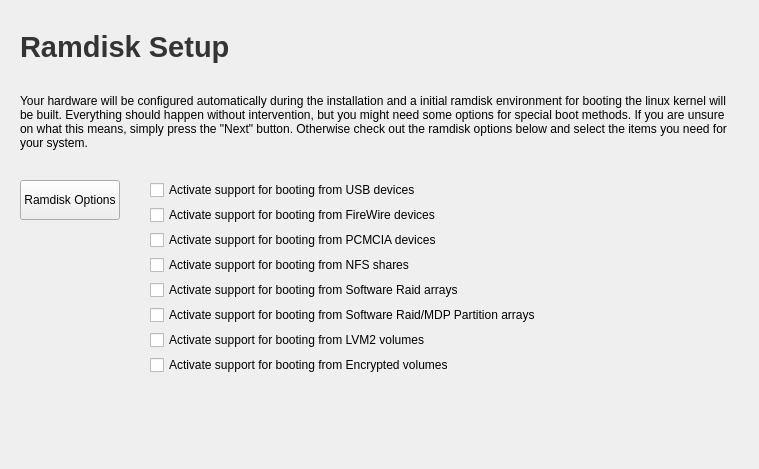
<ui version="4.0" >
 <class>installerInit</class>
 <widget class="QWidget" name="installerInit" >
  <property name="geometry" >
   <rect>
    <x>0</x>
    <y>0</y>
    <width>759</width>
    <height>469</height>
   </rect>
  </property>
  <property name="windowTitle" >
   <string>Ramdisk</string>
  </property>
  <layout class="QVBoxLayout" name="verticalLayout_3" >
   <property name="spacing" >
    <number>30</number>
   </property>
   <property name="leftMargin" >
    <number>20</number>
   </property>
   <property name="topMargin" >
    <number>30</number>
   </property>
   <property name="rightMargin" >
    <number>20</number>
   </property>
   <property name="bottomMargin" >
    <number>30</number>
   </property>
   <item>
    <layout class="QHBoxLayout" name="horizontalLayout_2" >
     <property name="topMargin" >
      <number>0</number>
     </property>
     <item>
      <widget class="QLabel" name="label" >
       <property name="maximumSize" >
        <size>
         <width>16777215</width>
         <height>50</height>
        </size>
       </property>
       <property name="text" >
        <string>&lt;!DOCTYPE HTML PUBLIC "-//W3C//DTD HTML 4.0//EN" "http://www.w3.org/TR/REC-html40/strict.dtd">
&lt;html>&lt;head>&lt;meta name="qrichtext" content="1" />&lt;style type="text/css">
p, li { white-space: pre-wrap; }
&lt;/style>&lt;/head>&lt;body style=" font-family:'Bitstream Vera Sans'; font-size:9pt; font-weight:400; font-style:normal;">
&lt;p style=" margin-top:0px; margin-bottom:0px; margin-left:0px; margin-right:0px; -qt-block-indent:0; text-indent:0px; font-family:'Sans Serif'; font-size:10pt;">&lt;span style=" font-size:22pt; font-weight:600; color:#343434;">Ramdisk Setup&lt;/span>&lt;/p>&lt;/body>&lt;/html></string>
       </property>
      </widget>
     </item>
    </layout>
   </item>
   <item>
    <widget class="QLabel" name="label_2" >
     <property name="text" >
      <string>Your hardware will be configured automatically during the installation and a initial ramdisk environment for booting the linux kernel will be built. Everything should happen without intervention, but you might need some options for special boot methods. If you are unsure on what this means, simply press the "Next" button. Otherwise check out the ramdisk options below and select the items you need for your system.</string>
     </property>
     <property name="scaledContents" >
      <bool>true</bool>
     </property>
     <property name="wordWrap" >
      <bool>true</bool>
     </property>
    </widget>
   </item>
   <item>
    <layout class="QHBoxLayout" name="horizontalLayout" >
     <item>
      <layout class="QVBoxLayout" name="verticalLayout" >
       <item>
        <widget class="QPushButton" name="pushButton" >
         <property name="minimumSize" >
          <size>
           <width>0</width>
           <height>40</height>
          </size>
         </property>
         <property name="text" >
          <string>Ramdisk Options</string>
         </property>
         <property name="checkable" >
          <bool>true</bool>
         </property>
        </widget>
       </item>
       <item>
        <spacer name="verticalSpacer" >
         <property name="orientation" >
          <enum>Qt::Vertical</enum>
         </property>
         <property name="sizeHint" stdset="0" >
          <size>
           <width>20</width>
           <height>40</height>
          </size>
         </property>
        </spacer>
       </item>
      </layout>
     </item>
     <item>
      <layout class="QVBoxLayout" name="verticalLayout_2" >
       <property name="spacing" >
        <number>5</number>
       </property>
       <item>
        <widget class="QCheckBox" name="usb" >
         <property name="text" >
          <string>Activate support for booting from USB devices</string>
         </property>
        </widget>
       </item>
       <item>
        <widget class="QCheckBox" name="firewire" >
         <property name="text" >
          <string>Activate support for booting from FireWire devices</string>
         </property>
        </widget>
       </item>
       <item>
        <widget class="QCheckBox" name="pcmcia" >
         <property name="text" >
          <string>Activate support for booting from PCMCIA devices</string>
         </property>
        </widget>
       </item>
       <item>
        <widget class="QCheckBox" name="nfs" >
         <property name="text" >
          <string>Activate support for booting from NFS shares</string>
         </property>
        </widget>
       </item>
       <item>
        <widget class="QCheckBox" name="raid" >
         <property name="text" >
          <string>Activate support for booting from Software Raid arrays</string>
         </property>
        </widget>
       </item>
       <item>
        <widget class="QCheckBox" name="mdp" >
         <property name="text" >
          <string>Activate support for booting from Software Raid/MDP Partition arrays</string>
         </property>
        </widget>
       </item>
       <item>
        <widget class="QCheckBox" name="lvm2" >
         <property name="text" >
          <string>Activate support for booting from LVM2 volumes</string>
         </property>
        </widget>
       </item>
       <item>
        <widget class="QCheckBox" name="encrypted" >
         <property name="text" >
          <string>Activate support for booting from Encrypted volumes</string>
         </property>
        </widget>
       </item>
       <item>
        <spacer name="verticalSpacer_2" >
         <property name="orientation" >
          <enum>Qt::Vertical</enum>
         </property>
         <property name="sizeHint" stdset="0" >
          <size>
           <width>20</width>
           <height>40</height>
          </size>
         </property>
        </spacer>
       </item>
      </layout>
     </item>
     <item>
      <spacer name="horizontalSpacer_2" >
       <property name="orientation" >
        <enum>Qt::Horizontal</enum>
       </property>
       <property name="sizeHint" stdset="0" >
        <size>
         <width>40</width>
         <height>20</height>
        </size>
       </property>
      </spacer>
     </item>
    </layout>
   </item>
  </layout>
 </widget>
 <resources>
  <include location="installer.qrc" />
 </resources>
 <connections/>
</ui>
